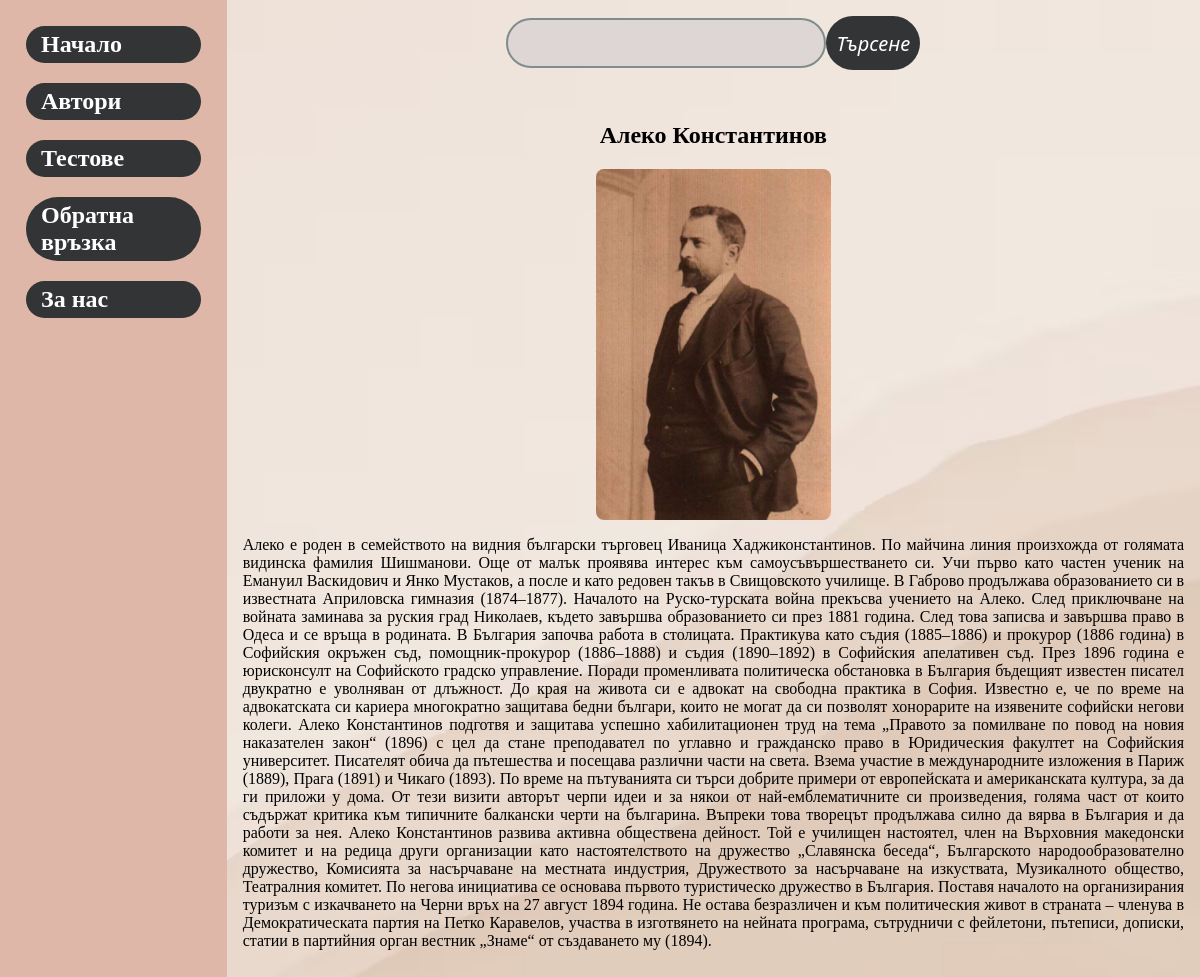
Page /php/avtor.php?authorId=2 on the committed database.
### tables this page shows
CREATE TABLE Author (

  AuthorID int NOT NULL AUTO_INCREMENT,
  AuthorName VARCHAR(45),
  Gender VARCHAR(45) NOT NULL,
  BirthDate DATE NOT NULL,
  Biography TEXT(65535) NOT NULL,
  Country VARCHAR(45) NOT NULL,
  Image VARCHAR(150) NOT NULL,
  PRIMARY KEY (AuthorID)
  );

### php/avtor.php (the view, shortened to what this page needs)
<?php
  require_once "config.php";
   $author_id=$_REQUEST['authorId'];
 ?>
<!DOCTYPE html>
     <head>
         <link rel = "stylesheet" href="css/design.css">
         <link rel = "stylesheet" href="css/avtor.css">
     </head>
     <body>
      <nav class="col-1">
       <a href="http://localhost/diplomnaPoBel/php/Index.php" target="_blank">Начало</a>
       <a href="http://localhost/diplomnaPoBel/php/avtoriview.php" target="_blank">Автори</a>
       <a href="http://localhost/diplomnaPoBel/php/DZI.php" target="_blank">Тестове</a>
       <a href="http://localhost/diplomnaPoBel/php/feedback.php?" target=_blank>Обратна връзка</a>
          <a href="http://localhost/diplomnaPoBel/php/AboutUs.php" target="_blank">За нас</a>
      </nav>
     <div class="col-2">
       <header>
     <input type="text">
       <button>Търсене</button>
      </header>
      <main class="content">
         <article>
             <?php
        $sql = "SELECT AuthorName, Biography, Image FROM author WHERE AuthorID = $author_id";
        $result = mysqli_query($link, $sql);
        if(mysqli_num_rows($result) > 0)
        {
             while($row = mysqli_fetch_assoc($result))
             {
                 echo '<h1>'. $row['AuthorName'] . '</h1>';
                 echo '<div class="center">';
                 echo '<img src=' . $row['Image'] . ' alt="No image found for this litwork" class ="center";> ';
                 echo '</div>';
                 echo '<p>'. $row ['Biography'].'</p>';
             }
        }
     ?>
        </article>

### php/css/design.css (style rules this page uses)
nav { display: flex; flex-direction: column; align-items: stretch; }
nav > a { font-weight: bold; font-size: 24px; background-color: rgb(50, 52, 54); color: white; text-decoration: none; padding: 5px 15px; border-radius: 50px; margin: 10px; }
body { background-image: url("../Images/wallpaper.avif"); background-size: cover; }
* { box-sizing: border-box; }
body { display: flex; min-height: 100vh; flex-direction: row; margin: 0; }
.col-1 { background-color:rgb(223, 183, 168); flex: 1; }
.col-2 { display: flex; flex-direction: column; flex: 5; }
.content { display: flex; flex-direction: row; align-items: center; }
.content > article { flex: 4; min-height: 60vh; }
header, footer, article, nav { padding: 1em; }
header { display: flex; justify-content: center; align-items: center; margin: 0 auto; }
header > input { height: 50px; width: 320px; background-color: rgb(221, 214, 212); border-radius: 50px; border: 2px solid #818d8b; }
header > button { height: 54px; width: 94px; font-style: italic; appearance: auto; writing-mode: horizontal-tb !important; font-style: 100%; font-style: italic; font-size: 20px; font-family: Noto sans; text-rendering: auto; background-color: rgb(50, 52, 54); color: #ffffff; border-style: none; border-radius: 50px; }

### php/css/avtor.css (style rules this page uses)
h1,h2,h3,h4 { text-align:center; }
img { border-radius: 8px; }
.center { display: flex; margin-left: auto; margin-right: auto; width: 50%; justify-content: space-between; }
p { text-align: justify; font-weight: 300; }

### rows in the picture
author: AuthorName "Алеко Константинов", Image (picture), Biography "Алеко е роден в семейството на видния български търговец Иваница Хаджиконстантинов. По майчина линия произхожда от голямата видинска фамилия Шишманови. Още от малък проявява интерес към самоусъвършестването си. Учи първо като частен ученик на Емануил Васкидович и Янко Мустаков, а после и като редовен такъв в Свищовското училище. В Габрово продължава образованието си в известната Априловска гимназия (1874–1877). Началото на Руско-турската война прекъсва учението на Алеко. След приключване на войната заминава за руския град Николаев, където завършва образованието си през 1881 година. След това записва и завършва право в Одеса и се връща в родината. В България започва работа в столицата.…"
